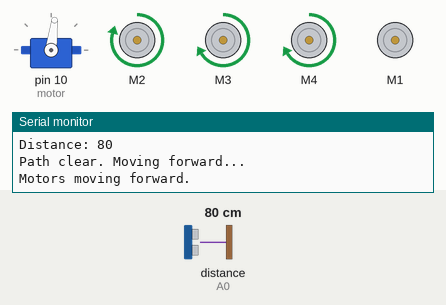
Bench run of a sketch on a simulated Arduino Uno, built with avr-gcc and run on an emulated ATmega328P. Shown: servo, 4 × DC motor (green arrow = forward, orange = backward, longer = faster), the last lines printed to the serial monitor. Wiring (inferred from the names in the program): ultrasonic range finder: trigger A1; echo A0. The test bench sets the inputs (shaded band); at power-on: distance to the obstacle (sensor on A0) 80 cm. The echo pulse lasts 58.3 µs per cm.

Above: at 1.7 s.
1.8 s: distance to the obstacle (sensor on A0) set to 30 cm
3.3 s: distance to the obstacle (sensor on A0) set to 24 cm
At 4.2 s:
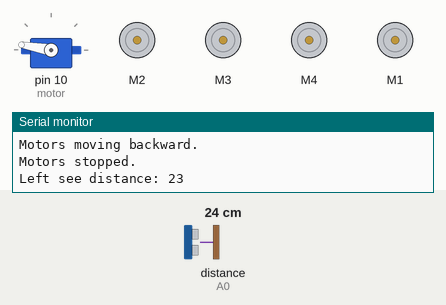
6.3 s: distance to the obstacle (sensor on A0) set to 60 cm
At 6.7 s:
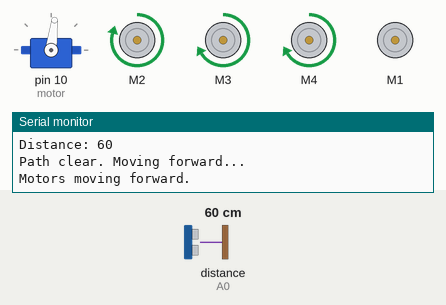
7.9 s: distance to the obstacle (sensor on A0) set to 2 cm
At 9.6 s:
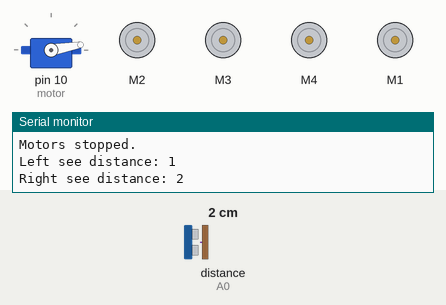
Timing chart, 0 to 11.9 s (numbered marks = the images above; inputs shaded):
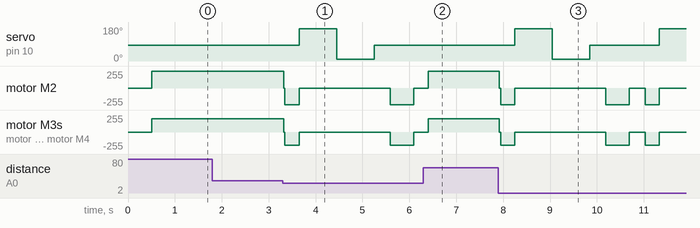

The sketch:

Obstacle_Avoidance_Robot.ino
```cpp
#include <Servo.h>
#include <AFMotor.h>

#define Echo A0
#define Trig A1
#define motor 10
#define SpeedL 250
#define SpeedR 200
#define spoint 83 // Servo center position

char value;
int distance = 0;
int Left;
int Right;
int L = 0;
int R = 0;
int L1 = 0;
int R1 = 0;

Servo servo;
AF_DCMotor M1(1);
AF_DCMotor M2(2);
AF_DCMotor M3(3);
AF_DCMotor M4(4);


void setup() {
  Serial.begin(9600);
  pinMode(Trig, OUTPUT);
  pinMode(Echo, INPUT);
  servo.attach(motor);
  // Initialize motors
  //M1.setSpeed(Speed);
  M2.setSpeed(SpeedL);
  M3.setSpeed(SpeedR);
  M4.setSpeed(SpeedR);

  // Center the servo
  servo.write(spoint);
  delay(500);
}

void loop() {
  Obstacle();
  // Bluetoothcontrol();
  // voicecontrol();
}

void Obstacle() {
  distance = ultrasonic();

  if (distance == -1) {
    Serial.println("Error: No valid distance reading");
    // Stop();
    // return;
    forward();
  }

  Serial.print("Distance: ");
  Serial.println(distance);

  if (distance <= 25) { // If an obstacle is within 25 cm
    Serial.println("Obstacle detected! Initiating avoidance...");
    avoidObstacle();
  } else {
    Serial.println("Path clear. Moving forward...");
    forward(); // Move forward if no obstacle is detected
  }
  delay(100);
}

int ultrasonic() {
  digitalWrite(Trig, LOW);
  delayMicroseconds(2);
  digitalWrite(Trig, HIGH);
  delayMicroseconds(10);
  digitalWrite(Trig, LOW);

  long t = pulseIn(Echo, HIGH, 60000); // Timeout after 60 ms
  if (t == 0) {
    return -1; // No valid reading
  }
  return t / 29 / 2; // Convert time to distance in cm
}

void avoidObstacle() {
  Stop();
  backward();
  delay(300);
  Stop();

  // Scan left and right
  L = leftsee();
  delay(300);
  R = rightsee();
  delay(300);
  servo.write(spoint); // Center the servo
  delay(300);

  Serial.print("Left Distance: ");
  Serial.println(L);
  Serial.print("Right Distance: ");
  Serial.println(R);

  if (L > 25 && L > R) {
    Serial.println("Turning left...");
    left();
    delay(700); // Wider turn
  } else if (R > 25 && R > L) {
    Serial.println("Turning right...");
    right();
    delay(700); // Wider turn
  } else {
    Serial.println("Both sides blocked. Moving backward...");
    backward();
    delay(500);
  }

  Stop();
  delay(200);
}

void Bluetoothcontrol() {
  if (Serial.available() > 0) {
    value = Serial.read();
    Serial.println(value);
  }
  if (value == 'F') {
    forward();
  } else if (value == 'B') {
    backward();
  } else if (value == 'L') {
    right();
  } else if (value == 'R') {
    left();
  } else if (value == 'S') {
    Stop();
  }
}

void voicecontrol() {
  if (Serial.available() > 0) {
    value = Serial.read();
    Serial.println(value);


    if (value == '^') {
      forward();
    } else if (value == '-') {
      backward();
    } else if (value == '>') {
      L = rightsee();
      servo.write(spoint);
      if (L >= 10 ) {
        left();
        delay(500);
        Stop();
      } else if (L < 10) {
        Stop();
      }
    } else if (value == '<') {
      R = leftsee();
      servo.write(spoint);
      if (R >= 10 ) {
        right();
        delay(500);
        Stop();
      } else if (R < 10) {
        Stop();
      }
    } else if (value == '*') {
      Stop();
    }
  }
}

int leftsee() {
  servo.write(170); // Look left
  delay(500); // Allow servo to stabilize
  int distance = ultrasonic();
  Serial.print("Left see distance: ");
  Serial.println(distance);
  return distance;
}

int rightsee() {
  servo.write(10); // Look right
  delay(500); // Allow servo to stabilize
  int distance = ultrasonic();
  Serial.print("Right see distance: ");
  Serial.println(distance);
  return distance;
}

// Motor control functions
void forward() {
  Serial.println("Motors moving forward.");
  M1.run(FORWARD);
  M2.run(FORWARD);
  M3.run(FORWARD);
  M4.run(FORWARD);
}

void backward() {
  Serial.println("Motors moving backward.");
  M1.run(BACKWARD);
  M2.run(BACKWARD);
  M3.run(BACKWARD);
  M4.run(BACKWARD);
}

void left() {
  Serial.println("Motors turning left.");
  M1.run(FORWARD);
  M2.run(FORWARD);
  M3.run(BACKWARD);
  M4.run(BACKWARD);
}

void right() {
  Serial.println("Motors turning right.");
  M1.run(BACKWARD);
  M2.run(BACKWARD);
  M3.run(FORWARD);
  M4.run(FORWARD);
}

void Stop() {
  Serial.println("Motors stopped.");
  M1.run(RELEASE);
  M2.run(RELEASE);
  M3.run(RELEASE);
  M4.run(RELEASE);
}
```

Measured:
- the behaviour switches between 27 and 26 cm on distance to the obstacle (sensor on A0) (found by bisection; images 0 and 1)
- after the input at 3.3 s, servo on pin 10 (motor): 83° → 170° after 0.35 s, → 10° 0.80 s later, → 83° 0.80 s later; motor M2: forward 250/255 → backward 250/255 at once, → stopped 0.33 s later, → backward 250/255 1.9 s later, → stopped 0.50 s later
- after the input at 6.3 s, servo on pin 10 (motor): stays 83° (without the input it goes to 170° after 0.43 s)
- after the input at 7.9 s, servo on pin 10 (motor): 83° → 170° after 0.35 s, → 10° 0.80 s later, → 83° 0.80 s later, → 170° 1.5 s later; motor M2: goes backward 250/255 0.33 s, stopped 1.9 s, backward 250/255 0.50 s, stopped 0.34 s, backward 250/255 0.30 s, then stopped, starting at once
